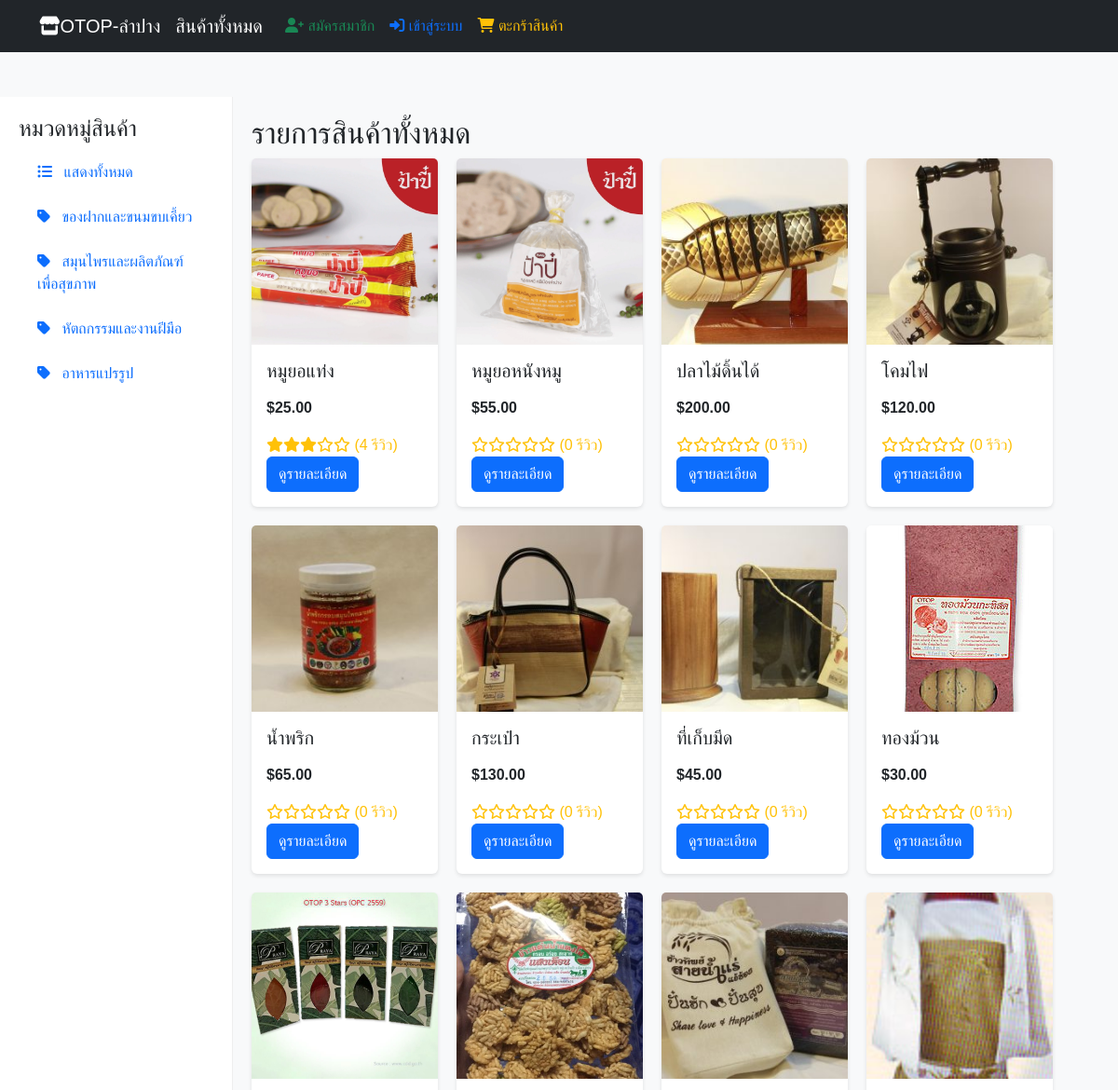
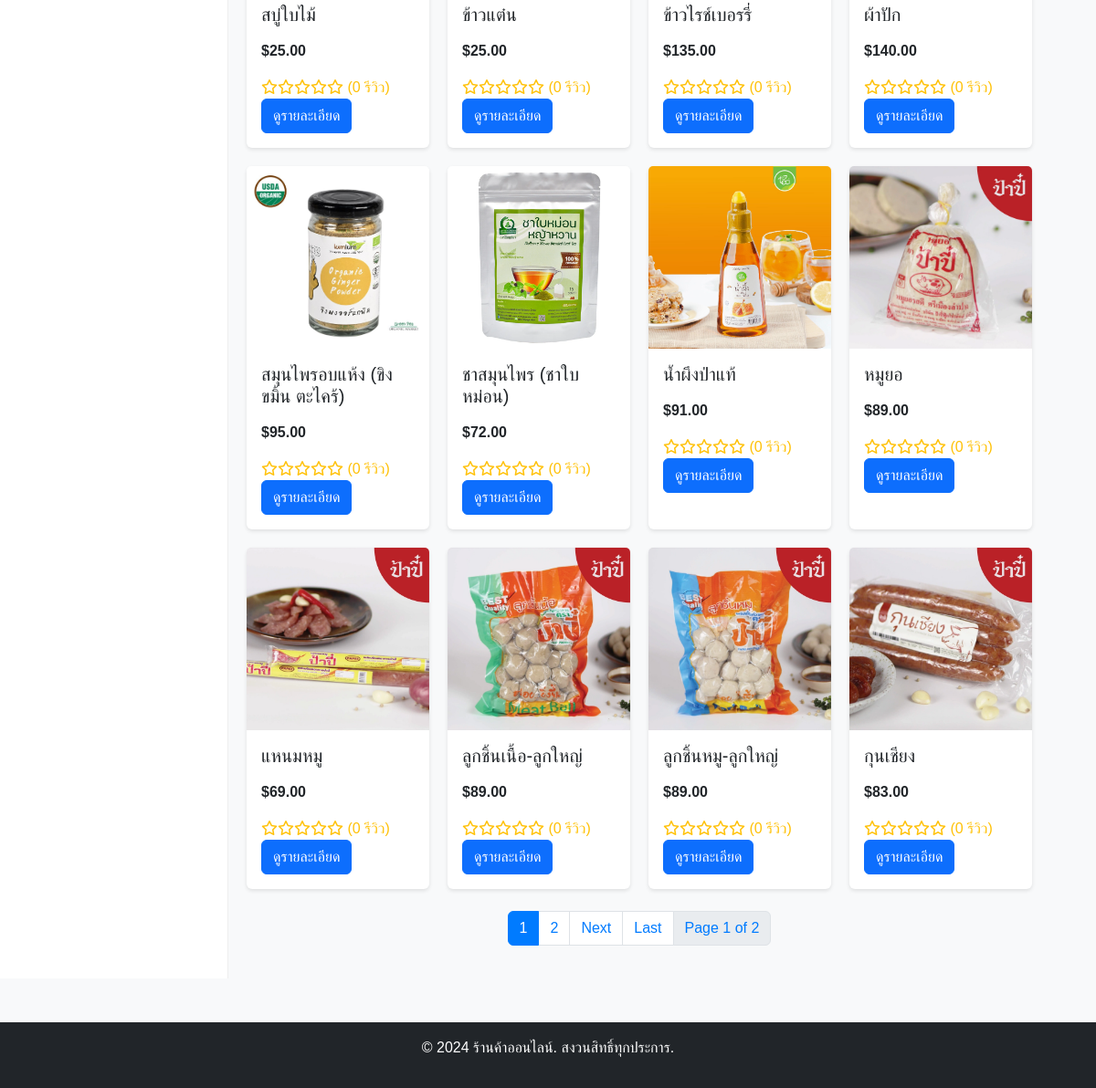
Page /products_all.php on the committed database (2 pictures, top to bottom).
### tables this page shows
CREATE TABLE `categories` (
  `id` int(11) NOT NULL,
  `title` varchar(100) NOT NULL,
  `description` text DEFAULT NULL,
  `image` varchar(255) DEFAULT NULL,
  `link` varchar(255) DEFAULT NULL
);

CREATE TABLE `featured_products` (
  `id` int(11) NOT NULL,
  `seller_id` int(11) NOT NULL,
  `name` varchar(100) NOT NULL,
  `description` text DEFAULT NULL,
  `price` decimal(10,2) NOT NULL CHECK (`price` >= 0),
  `image` varchar(255) DEFAULT NULL,
  `created_at` timestamp NOT NULL DEFAULT current_timestamp(),
  `category_id` int(11) DEFAULT NULL,
  `stock` int(11) NOT NULL DEFAULT 0 CHECK (`stock` >= 0),
  `is_active` tinyint(1) DEFAULT 1
);

### products_all.php (the view, shortened to what this page needs)
<?php
include "inc/db_config.php";
function sanitize($data) {
    return htmlspecialchars(strip_tags(trim($data)), ENT_QUOTES, 'UTF-8');
}
$products_per_page = 20;
$page = isset($_GET["page"]) ? (int)$_GET["page"] : 1;
$start_from = ($page - 1) * $products_per_page;
$sql_categories = "SELECT id, title FROM categories";
$result_categories = $conn->query($sql_categories);
$where = "WHERE 1=1";
$category_id = null;
$sql = "SELECT * FROM featured_products $where ORDER BY id ASC LIMIT ?, ?";
$stmt = $conn->prepare($sql);
if ($category_id !== null) {
    $stmt->bind_param("iii", $category_id, $start_from, $products_per_page);
} else {
    $stmt->bind_param("ii", $start_from, $products_per_page);
}
$stmt->execute();
$result = $stmt->get_result();
$sql_count = "SELECT COUNT(*) AS total FROM featured_products $where";
$stmt_count = $conn->prepare($sql_count);
$stmt_count->execute();
$result_count = $stmt_count->get_result();
$row_count = $result_count->fetch_assoc();
$total_records = $row_count['total'];
$total_pages = ceil($total_records / $products_per_page);
$sql_all_reviews = "SELECT reviews.*, users.username FROM reviews INNER JOIN users ON reviews.user_id = users.user_id";
$stmt_all_reviews = $conn->prepare($sql_all_reviews);
$stmt_all_reviews->execute();
$result_all_reviews = $stmt_all_reviews->get_result();
$product_reviews = [];
if ($result_all_reviews && $result_all_reviews->num_rows > 0) {
    while ($row_review = $result_all_reviews->fetch_assoc()) {
        $product_id = $row_review["product_id"];
        if (!isset($product_reviews[$product_id])) {
            $product_reviews[$product_id] = [];
        }
        $product_reviews[$product_id][] = $row_review;
    }
}
?>
    <!DOCTYPE html>
    <html lang="th">
    <head>
        <link href="https://cdn.jsdelivr.net/npm/bootstrap@5.3.0/dist/css/bootstrap.min.css" rel="stylesheet">
        <link rel="stylesheet" href="https://cdnjs.cloudflare.com/ajax/libs/font-awesome/6.0.0/css/all.min.css" />
    </head>
    <body class="bg-light">
    <?php include "inc/navbar.php"; ?>
    <div class="container-fluid mt-5">
        <div class="row">
            <div class="col-md-3 sidebar">
                <h4>หมวดหมู่สินค้า</h4>
                <ul class="list-group">
                    <li class="list-group-item">
                        <a href="products_all.php" class="text-decoration-none">
                            <i class="fas fa-list-ul me-2"></i> แสดงทั้งหมด
                        </a>
                    </li>
                    <?php
                    if ($result_categories->num_rows > 0) {
                        while($row_category = $result_categories->fetch_assoc()) {
                            $category_id_sidebar = $row_category['id'];
                            $category_title = htmlspecialchars($row_category['title']);
                            $active = (isset($_GET['category_id']) && $_GET['category_id'] == $category_id_sidebar) ? 'active' : '';
                            echo "<li class='list-group-item $active'>";
                            echo "<a href='products_all.php?category_id=$category_id_sidebar' class='text-decoration-none'>";
                            echo "<i class='fas fa-tag me-2'></i> $category_title";
                            echo "</a>";
                            echo "</li>";
                        }
                    }
                    ?>
                </ul>
            </div>
            <main role="main" class="col-md-9 content">
                <h2>รายการสินค้าทั้งหมด</h2>
                <div class="product-grid">
                    <?php
                    if ($result->num_rows > 0) {
                        while($row = $result->fetch_assoc()) {
                            $product_name = sanitize($row["name"]);
                            $product_price = $row["price"];
                            $product_image = $row["image"];
                            $product_id = $row["id"];
                            $reviews = isset($product_reviews[$product_id]) ? $product_reviews[$product_id] : [];
                            $total_ratings = 0;
                            $num_reviews = count($reviews);
                            foreach ($reviews as $review) {
                                $total_ratings += $review["rating"];
                            }
                            $average_rating = ($num_reviews > 0) ? ($total_ratings / $num_reviews) : 0;
                            if ($category_id === null || $row['category_id'] == $category_id) {
                                echo '<div class="card">';
                                echo '<img src="uploads/สินค้า/' . $product_image . '" class="card-img-top" alt="' . $product_name . '" onclick="openProductModal(' . $product_id . ')">';
                                echo '<div class="card-body">';
                                echo '<h5 class="card-title">' . $product_name . '</h5>';
                                echo '<p class="card-text fw-bold">$' . $product_price . '</p>';
                                echo '<div class="star-rating">';
                                for ($i = 1; $i <= 5; $i++) {
                                    if ($i <= $average_rating) {
                                        echo '<i class="fas fa-star"></i>';
                                    } else {
                                        echo '<i class="far fa-star"></i>';
                                    }
                                }
                                echo ' (' . $num_reviews . ' รีวิว)</div>';
                                echo '<button type="button" class="btn btn-primary" onclick="openProductModal(' . $product_id . ')">ดูรายละเอียด</button>';
                                echo '</div>';
                                echo '</div>';
                            }
                        }
                    } else {
                        echo "<div class='col-12 text-center'>ไม่พบสินค้า</div>";
                    }
                    ?>
                </div>
                <nav aria-label="Page navigation">
                    <ul class="pagination justify-content-center mt-4">
                        <?php
                        if ($total_pages > 1) {
                            $params = $_GET;
                            unset($params['page']);
                            $queryString = http_build_query($params);
                            $max_pages_to_show = 5;
                            $start_page = max(1, $page - floor($max_pages_to_show / 2));
                            $end_page = min($total_pages, $start_page + $max_pages_to_show - 1);
                            for ($i = $start_page; $i <= $end_page; $i++) {
                                $active = ($i == $page) ? 'active' : '';
                                echo "<li class='page-item " . $active . "'><a class='page-link' href='products_all.php?page=" . $i . "&" . $queryString . "'>" . $i . "</a></li>";
                            }
                            if ($page < $total_pages) {
                                echo "<li class='page-item'><a class='page-link' href='products_all.php?page=" . ($page + 1) . "&" . $queryString . "'>Next</a></li>";
                                echo "<li class='page-item'><a class='page-link' href='products_all.php?page=" . $total_pages . "&" . $queryString . "'>Last</a></li>";
                            }
                            echo "<li class='page-item disabled'><span class='page-link'>Page " . $page . " of " . $total_pages . "</span></li>";
                        }
                        ?>
                    </ul>
                </nav>
            </main>
        </div>
    </div>
    <footer class="bg-dark text-white text-center py-3 mt-5">
        <p>© 2024 ร้านค้าออนไลน์. สงวนสิทธิ์ทุกประการ.</p>
    </footer>
    </body>
    </html>

### inc/navbar.php (shortened to what this page needs)
<?php
require_once "db_config.php";
?>
<nav class="navbar navbar-expand-lg navbar-dark bg-dark">
    <div class="container">
        <a class="navbar-brand" href="index.php">
            <i class="fas fa-store mr-2"></i>OTOP-ลำปาง
        </a>
        <a class="navbar-brand" href="products_all.php">
            สินค้าทั้งหมด
        </a>
        <div class="collapse navbar-collapse" id="navbarNav">
            <ul class="navbar-nav ml-auto align-items-center">
                <?php if (isset($_SESSION['user_id'])) :
                    $user_id = $_SESSION['user_id'];
                    $roles = getUserRoles($conn, $user_id);
                    $sql_user = "SELECT first_name, last_name FROM users WHERE user_id = ?";
                    $stmt_user = $conn->prepare($sql_user);
                    $stmt_user->bind_param("i", $user_id);
                    $stmt_user->execute();
                    $result_user = $stmt_user->get_result();
                    $user = $result_user->fetch_assoc();
                    $username = $user['first_name'] . ' ' . $user['last_name'];
                    ?>
                    <li class="nav-item">
                        <a class="nav-link" href="profile.php"><i class="fas fa-cog mr-1"></i> โปรไฟล์</a>
                    </li>
                    <li class="nav-item">
                        <a class="nav-link" href="orders_history.php"><i class="fas fa-history mr-1"></i> ประวัติการสั่งซื้อ</a>
                    </li>
                    <?php if (in_array(1, $roles)) : ?>
                    <li class="nav-item">
                        <a class="nav-link" href="Admin_dashboard/dashboard.php"><i class="fas fa-tools mr-1"></i> Admin Panel</a>
                    </li>
                <?php endif; ?>
                    <?php if (in_array(3, $roles)) : ?>
                    <li class="nav-item">
                        <a class="nav-link" href="Seller_dashboard/seller_panel.php"><i class="fas fa-store mr-1"></i> Seller Panel</a>
                    </li>
                <?php endif; ?>
                    <?php include 'notification_icon.php'; ?>
                    <li class="nav-item">
                        <span class="navbar-text"><i class="fas fa-user mr-1"></i> <?php echo htmlspecialchars($username); ?></span>
                    </li>
                    <li class="nav-item">
                        <a class="nav-link text-danger" href="logout.php"><i class="fas fa-sign-out-alt mr-1"></i> ออกจากระบบ</a>
                    </li>
                <?php else : ?>
                    <li class="nav-item">
                        <a class="nav-link text-success" href="register.php"><i class="fas fa-user-plus mr-1"></i> สมัครสมาชิก</a>
                    </li>
                    <li class="nav-item">
                        <a class="nav-link text-primary" href="login.php"><i class="fas fa-sign-in-alt mr-1"></i> เข้าสู่ระบบ</a>
                    </li>
                <?php endif; ?>
                <li class="nav-item">
                    <a class="nav-link text-warning" href="cart.php"><i class="fas fa-shopping-cart mr-1"></i> ตะกร้าสินค้า</a>
                </li>
            </ul>
        </div>
    </div>
</nav>

### products_all.php (style rules this page uses)
body { font-family: 'Arial', sans-serif; background-color: #f8f9fa; }
.sidebar { width: 250px; padding: 20px; background-color: #fff; border-right: 1px solid #eee; }
.content { padding: 20px; }
.product-grid { display: grid; grid-template-columns: repeat(auto-fit, minmax(200px, 1fr)); gap: 20px; }
.card { border: none; box-shadow: 0 2px 4px rgba(0,0,0,0.1); transition: transform 0.2s; }
.card-img-top { height: 200px; object-fit: cover; }
.list-group-item { border: none; padding: 0.75rem 1.25rem; background-color: transparent; transition: background-color 0.3s; }
.pagination .page-link { border-radius: 0; color: #007bff; }
.pagination .page-item.active .page-link { background-color: #007bff; border-color: #007bff; color: #fff; }
footer { background-color: #343a40; color: #fff; text-align: center; padding: 20px; margin-top: 50px; }
.star-rating { color: #ffc107; }

### _product_modal.php (style rules this page uses)
.star-rating { color: #ffc107; }

### rows in the picture
categories: title "ของฝากและขนมขบเคี้ยว"
categories: title "สมุนไพรและผลิตภัณฑ์เพื่อสุขภาพ"
categories: title "หัตถกรรมและงานฝีมือ"
categories: title "อาหารแปรรูป"
featured_products: image+name (picture), name "หมูยอแท่ง", price "25.00", id "4"
featured_products: image+name (picture), name "หมูยอหนังหมู", price "55.00", id "0"
featured_products: image+name (picture), name "ปลาไม้ดิ้นได้", price "200.00", id "0"
featured_products: image+name (picture), name "โคมไฟ", price "120.00", id "0"
featured_products: image+name (picture), name "น้ำพริก", price "65.00", id "0"
featured_products: image+name (picture), name "กระเป๋า", price "130.00", id "0"
featured_products: image+name (picture), name "ที่เก็บมีด", price "45.00", id "0"
featured_products: image+name (picture), name "ทองม้วน", price "30.00", id "0"
featured_products: image+name (picture), name "สบู่ใบไม้", price "25.00", id "0"
featured_products: image+name (picture), name "ข้าวแต๋น", price "25.00", id "0"
featured_products: image+name (picture), name "ข้าวไรช์เบอรรี่", price "135.00", id "0"
featured_products: image+name (picture), name "ผ้าปัก", price "140.00", id "0"
featured_products: image (picture), name "สมุนไพรอบแห้ง (ขิง ขมิ้น ตะไคร้)", price "95.00", id "0"
featured_products: image (picture), name "ชาสมุนไพร (ชาใบหม่อน)", price "72.00", id "0"
featured_products: image+name (picture), name "น้ำผึงป่าแท้", price "91.00", id "0"
featured_products: image+name (picture), name "หมูยอ", price "89.00", id "0"
featured_products: image+name (picture), name "แหนมหมู", price "69.00", id "0"
featured_products: image+name (picture), name "ลูกชิ้นเนื้อ-ลูกใหญ่", price "89.00", id "0"
featured_products: image+name (picture), name "ลูกชิ้นหมู-ลูกใหญ่", price "89.00", id "0"
featured_products: image+name (picture), name "กุนเชียง", price "83.00", id "0"

### other values in the picture
$page "1"
$total_pages "2"
